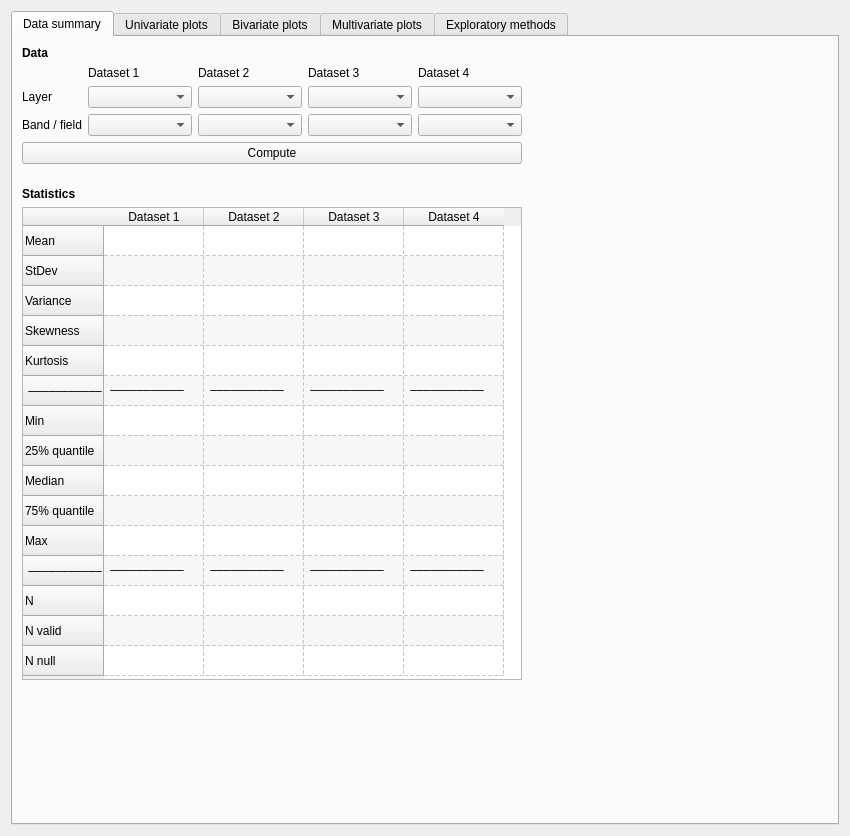
<?xml version="1.0" encoding="UTF-8"?>
<ui version="4.0">
 <class>Form</class>
 <widget class="QWidget" name="Form">
  <property name="geometry">
   <rect>
    <x>0</x>
    <y>0</y>
    <width>850</width>
    <height>836</height>
   </rect>
  </property>
  <property name="minimumSize">
   <size>
    <width>850</width>
    <height>0</height>
   </size>
  </property>
  <property name="windowTitle">
   <string>Form</string>
  </property>
  <layout class="QVBoxLayout" name="verticalLayout">
   <item>
    <widget class="QTabWidget" name="explore_tabs">
     <property name="currentIndex">
      <number>0</number>
     </property>
     <widget class="QWidget" name="data_summary_tab">
      <attribute name="title">
       <string>Data summary</string>
      </attribute>
      <layout class="QVBoxLayout" name="verticalLayout_3">
       <item>
        <layout class="QHBoxLayout" name="horizontalLayout_6">
         <item>
          <layout class="QVBoxLayout" name="verticalLayout_2">
           <item>
            <widget class="QLabel" name="label_65">
             <property name="font">
              <font>
               <weight>75</weight>
               <bold>true</bold>
              </font>
             </property>
             <property name="text">
              <string>Data</string>
             </property>
            </widget>
           </item>
           <item>
            <layout class="QFormLayout" name="formLayout">
             <item row="0" column="1">
              <layout class="QHBoxLayout" name="horizontalLayout_5">
               <item>
                <widget class="QLabel" name="label">
                 <property name="text">
                  <string>Dataset 1</string>
                 </property>
                </widget>
               </item>
               <item>
                <widget class="QLabel" name="label_2">
                 <property name="text">
                  <string>Dataset 2</string>
                 </property>
                </widget>
               </item>
               <item>
                <widget class="QLabel" name="label_3">
                 <property name="text">
                  <string>Dataset 3</string>
                 </property>
                </widget>
               </item>
               <item>
                <widget class="QLabel" name="label_4">
                 <property name="text">
                  <string>Dataset 4</string>
                 </property>
                </widget>
               </item>
              </layout>
             </item>
             <item row="1" column="0">
              <widget class="QLabel" name="label_66">
               <property name="minimumSize">
                <size>
                 <width>50</width>
                 <height>0</height>
                </size>
               </property>
               <property name="text">
                <string>Layer</string>
               </property>
              </widget>
             </item>
             <item row="1" column="1">
              <layout class="QHBoxLayout" name="horizontalLayout_2">
               <item>
                <widget class="QgsMapLayerComboBox" name="data_summary_layer_selection"/>
               </item>
               <item>
                <widget class="QgsMapLayerComboBox" name="data_summary_layer_selection_2"/>
               </item>
               <item>
                <widget class="QgsMapLayerComboBox" name="data_summary_layer_selection_3"/>
               </item>
               <item>
                <widget class="QgsMapLayerComboBox" name="data_summary_layer_selection_4"/>
               </item>
              </layout>
             </item>
             <item row="2" column="0">
              <widget class="QLabel" name="label_67">
               <property name="minimumSize">
                <size>
                 <width>50</width>
                 <height>0</height>
                </size>
               </property>
               <property name="text">
                <string>Band / field</string>
               </property>
              </widget>
             </item>
             <item row="2" column="1">
              <layout class="QHBoxLayout" name="horizontalLayout_3">
               <item>
                <widget class="QgsFieldComboBox" name="data_summary_field_selection">
                 <property name="sizePolicy">
                  <sizepolicy hsizetype="Preferred" vsizetype="Fixed">
                   <horstretch>0</horstretch>
                   <verstretch>0</verstretch>
                  </sizepolicy>
                 </property>
                 <property name="minimumSize">
                  <size>
                   <width>0</width>
                   <height>0</height>
                  </size>
                 </property>
                </widget>
               </item>
               <item>
                <widget class="QgsFieldComboBox" name="data_summary_field_selection_2">
                 <property name="sizePolicy">
                  <sizepolicy hsizetype="Preferred" vsizetype="Fixed">
                   <horstretch>0</horstretch>
                   <verstretch>0</verstretch>
                  </sizepolicy>
                 </property>
                 <property name="minimumSize">
                  <size>
                   <width>0</width>
                   <height>0</height>
                  </size>
                 </property>
                </widget>
               </item>
               <item>
                <widget class="QgsFieldComboBox" name="data_summary_field_selection_3">
                 <property name="sizePolicy">
                  <sizepolicy hsizetype="Preferred" vsizetype="Fixed">
                   <horstretch>0</horstretch>
                   <verstretch>0</verstretch>
                  </sizepolicy>
                 </property>
                 <property name="minimumSize">
                  <size>
                   <width>0</width>
                   <height>0</height>
                  </size>
                 </property>
                </widget>
               </item>
               <item>
                <widget class="QgsFieldComboBox" name="data_summary_field_selection_4">
                 <property name="sizePolicy">
                  <sizepolicy hsizetype="Preferred" vsizetype="Fixed">
                   <horstretch>0</horstretch>
                   <verstretch>0</verstretch>
                  </sizepolicy>
                 </property>
                 <property name="minimumSize">
                  <size>
                   <width>0</width>
                   <height>0</height>
                  </size>
                 </property>
                </widget>
               </item>
              </layout>
             </item>
            </layout>
           </item>
           <item>
            <widget class="QPushButton" name="compute_btn">
             <property name="minimumSize">
              <size>
               <width>500</width>
               <height>0</height>
              </size>
             </property>
             <property name="text">
              <string>Compute</string>
             </property>
            </widget>
           </item>
           <item>
            <spacer name="verticalSpacer_5">
             <property name="orientation">
              <enum>Qt::Vertical</enum>
             </property>
             <property name="sizeHint" stdset="0">
              <size>
               <width>20</width>
               <height>15</height>
              </size>
             </property>
            </spacer>
           </item>
          </layout>
         </item>
         <item>
          <spacer name="horizontalSpacer_2">
           <property name="orientation">
            <enum>Qt::Horizontal</enum>
           </property>
           <property name="sizeType">
            <enum>QSizePolicy::Expanding</enum>
           </property>
           <property name="sizeHint" stdset="0">
            <size>
             <width>290</width>
             <height>20</height>
            </size>
           </property>
          </spacer>
         </item>
        </layout>
       </item>
       <item>
        <widget class="QLabel" name="label_72">
         <property name="font">
          <font>
           <weight>75</weight>
           <bold>true</bold>
          </font>
         </property>
         <property name="text">
          <string>Statistics</string>
         </property>
        </widget>
       </item>
       <item>
        <widget class="QTableWidget" name="tableWidget">
         <property name="minimumSize">
          <size>
           <width>500</width>
           <height>473</height>
          </size>
         </property>
         <property name="maximumSize">
          <size>
           <width>500</width>
           <height>473</height>
          </size>
         </property>
         <property name="alternatingRowColors">
          <bool>true</bool>
         </property>
         <property name="showGrid">
          <bool>true</bool>
         </property>
         <property name="gridStyle">
          <enum>Qt::DashLine</enum>
         </property>
         <property name="cornerButtonEnabled">
          <bool>true</bool>
         </property>
         <row>
          <property name="text">
           <string>Mean</string>
          </property>
         </row>
         <row>
          <property name="text">
           <string>StDev</string>
          </property>
         </row>
         <row>
          <property name="text">
           <string>Variance</string>
          </property>
         </row>
         <row>
          <property name="text">
           <string>Skewness</string>
          </property>
         </row>
         <row>
          <property name="text">
           <string>Kurtosis</string>
          </property>
         </row>
         <row>
          <property name="text">
           <string> –––––––––––</string>
          </property>
         </row>
         <row>
          <property name="text">
           <string>Min</string>
          </property>
         </row>
         <row>
          <property name="text">
           <string>25% quantile</string>
          </property>
         </row>
         <row>
          <property name="text">
           <string>Median</string>
          </property>
         </row>
         <row>
          <property name="text">
           <string>75% quantile</string>
          </property>
         </row>
         <row>
          <property name="text">
           <string>Max</string>
          </property>
         </row>
         <row>
          <property name="text">
           <string> –––––––––––</string>
          </property>
         </row>
         <row>
          <property name="text">
           <string>N</string>
          </property>
         </row>
         <row>
          <property name="text">
           <string>N valid</string>
          </property>
         </row>
         <row>
          <property name="text">
           <string>N null</string>
          </property>
         </row>
         <column>
          <property name="text">
           <string>Dataset 1</string>
          </property>
         </column>
         <column>
          <property name="text">
           <string>Dataset 2</string>
          </property>
         </column>
         <column>
          <property name="text">
           <string>Dataset 3</string>
          </property>
         </column>
         <column>
          <property name="text">
           <string>Dataset 4</string>
          </property>
         </column>
         <item row="5" column="0">
          <property name="text">
           <string> –––––––––––</string>
          </property>
         </item>
         <item row="5" column="1">
          <property name="text">
           <string> –––––––––––</string>
          </property>
         </item>
         <item row="5" column="2">
          <property name="text">
           <string> –––––––––––</string>
          </property>
         </item>
         <item row="5" column="3">
          <property name="text">
           <string> –––––––––––</string>
          </property>
         </item>
         <item row="11" column="0">
          <property name="text">
           <string> –––––––––––</string>
          </property>
         </item>
         <item row="11" column="1">
          <property name="text">
           <string> –––––––––––</string>
          </property>
         </item>
         <item row="11" column="2">
          <property name="text">
           <string> –––––––––––</string>
          </property>
         </item>
         <item row="11" column="3">
          <property name="text">
           <string> –––––––––––</string>
          </property>
         </item>
        </widget>
       </item>
       <item>
        <spacer name="verticalSpacer_6">
         <property name="orientation">
          <enum>Qt::Vertical</enum>
         </property>
         <property name="sizeHint" stdset="0">
          <size>
           <width>20</width>
           <height>92</height>
          </size>
         </property>
        </spacer>
       </item>
      </layout>
     </widget>
     <widget class="QWidget" name="univariate_analysis_tab">
      <attribute name="title">
       <string>Univariate plots</string>
      </attribute>
      <layout class="QVBoxLayout" name="verticalLayout_30">
       <item>
        <widget class="QWidget" name="container" native="true">
         <layout class="QHBoxLayout" name="horizontalLayout_22">
          <item>
           <layout class="QVBoxLayout" name="verticalLayout_31">
            <item>
             <widget class="QLabel" name="label_98">
              <property name="sizePolicy">
               <sizepolicy hsizetype="Maximum" vsizetype="Preferred">
                <horstretch>0</horstretch>
                <verstretch>0</verstretch>
               </sizepolicy>
              </property>
              <property name="font">
               <font>
                <weight>75</weight>
                <bold>true</bold>
               </font>
              </property>
              <property name="text">
               <string>Select data</string>
              </property>
             </widget>
            </item>
            <item>
             <layout class="QFormLayout" name="formLayout_11">
              <item row="0" column="0">
               <widget class="QLabel" name="label_99">
                <property name="minimumSize">
                 <size>
                  <width>50</width>
                  <height>0</height>
                 </size>
                </property>
                <property name="text">
                 <string>Layer</string>
                </property>
               </widget>
              </item>
              <item row="0" column="1">
               <widget class="QgsMapLayerComboBox" name="layer_selection"/>
              </item>
              <item row="1" column="0">
               <widget class="QLabel" name="label_100">
                <property name="minimumSize">
                 <size>
                  <width>50</width>
                  <height>0</height>
                 </size>
                </property>
                <property name="text">
                 <string>Fields/bands</string>
                </property>
                <property name="wordWrap">
                 <bool>true</bool>
                </property>
               </widget>
              </item>
              <item row="1" column="1">
               <widget class="QListWidget" name="fields_selection">
                <property name="sizePolicy">
                 <sizepolicy hsizetype="Expanding" vsizetype="Expanding">
                  <horstretch>0</horstretch>
                  <verstretch>0</verstretch>
                 </sizepolicy>
                </property>
                <property name="selectionMode">
                 <enum>QAbstractItemView::MultiSelection</enum>
                </property>
               </widget>
              </item>
             </layout>
            </item>
            <item>
             <spacer name="verticalSpacer_2">
              <property name="orientation">
               <enum>Qt::Vertical</enum>
              </property>
              <property name="sizeType">
               <enum>QSizePolicy::Preferred</enum>
              </property>
              <property name="sizeHint" stdset="0">
               <size>
                <width>20</width>
                <height>20</height>
               </size>
              </property>
             </spacer>
            </item>
            <item>
             <widget class="QLabel" name="label_101">
              <property name="sizePolicy">
               <sizepolicy hsizetype="Maximum" vsizetype="Preferred">
                <horstretch>0</horstretch>
                <verstretch>0</verstretch>
               </sizepolicy>
              </property>
              <property name="minimumSize">
               <size>
                <width>50</width>
                <height>0</height>
               </size>
              </property>
              <property name="font">
               <font>
                <weight>75</weight>
                <bold>true</bold>
               </font>
              </property>
              <property name="text">
               <string>Plot customization</string>
              </property>
             </widget>
            </item>
            <item>
             <layout class="QFormLayout" name="plot_customization_form">
              <item row="0" column="0">
               <widget class="QLabel" name="label_102">
                <property name="minimumSize">
                 <size>
                  <width>50</width>
                  <height>0</height>
                 </size>
                </property>
                <property name="text">
                 <string>Plot type</string>
                </property>
               </widget>
              </item>
              <item row="0" column="1">
               <widget class="QComboBox" name="plot_type_selection">
                <property name="sizePolicy">
                 <sizepolicy hsizetype="Preferred" vsizetype="Fixed">
                  <horstretch>0</horstretch>
                  <verstretch>0</verstretch>
                 </sizepolicy>
                </property>
                <item>
                 <property name="text">
                  <string>Histogram</string>
                 </property>
                </item>
                <item>
                 <property name="text">
                  <string>KDE</string>
                 </property>
                </item>
                <item>
                 <property name="text">
                  <string>Histogram + KDE</string>
                 </property>
                </item>
                <item>
                 <property name="text">
                  <string>ECDF</string>
                 </property>
                </item>
               </widget>
              </item>
              <item row="1" column="0">
               <widget class="QLabel" name="label_103">
                <property name="text">
                 <string>Colors</string>
                </property>
               </widget>
              </item>
              <item row="1" column="1">
               <widget class="QPushButton" name="color_settings_btn">
                <property name="sizePolicy">
                 <sizepolicy hsizetype="Preferred" vsizetype="Fixed">
                  <horstretch>0</horstretch>
                  <verstretch>0</verstretch>
                 </sizepolicy>
                </property>
                <property name="text">
                 <string>Open color settings (WIP)</string>
                </property>
               </widget>
              </item>
              <item row="2" column="0">
               <widget class="QLabel" name="label_104">
                <property name="text">
                 <string>Opacity</string>
                </property>
               </widget>
              </item>
              <item row="2" column="1">
               <widget class="QgsOpacityWidget" name="opacity_selection">
                <property name="opacity">
                 <double>0.900000000000000</double>
                </property>
               </widget>
              </item>
              <item row="3" column="0">
               <widget class="QLabel" name="label_105">
                <property name="text">
                 <string>Log scale</string>
                </property>
               </widget>
              </item>
              <item row="3" column="1">
               <widget class="QComboBox" name="log_scale_selection">
                <item>
                 <property name="text">
                  <string>False</string>
                 </property>
                </item>
                <item>
                 <property name="text">
                  <string>True</string>
                 </property>
                </item>
               </widget>
              </item>
              <item row="4" column="0">
               <widget class="QLabel" name="label_106">
                <property name="text">
                 <string>Fill</string>
                </property>
               </widget>
              </item>
              <item row="4" column="1">
               <widget class="QComboBox" name="fill_selection">
                <item>
                 <property name="text">
                  <string>True</string>
                 </property>
                </item>
                <item>
                 <property name="text">
                  <string>False</string>
                 </property>
                </item>
               </widget>
              </item>
              <item row="5" column="0">
               <widget class="QLabel" name="label_107">
                <property name="text">
                 <string>Multiple</string>
                </property>
               </widget>
              </item>
              <item row="5" column="1">
               <widget class="QComboBox" name="multiple_selection">
                <item>
                 <property name="text">
                  <string>Stack</string>
                 </property>
                </item>
                <item>
                 <property name="text">
                  <string>Fill</string>
                 </property>
                </item>
                <item>
                 <property name="text">
                  <string>Layer</string>
                 </property>
                </item>
                <item>
                 <property name="text">
                  <string>Dodge (histograms)</string>
                 </property>
                </item>
               </widget>
              </item>
              <item row="6" column="0">
               <widget class="QLabel" name="label_108">
                <property name="text">
                 <string>Hist. stat</string>
                </property>
               </widget>
              </item>
              <item row="6" column="1">
               <widget class="QComboBox" name="hist_stat_selection">
                <item>
                 <property name="text">
                  <string>count</string>
                 </property>
                </item>
                <item>
                 <property name="text">
                  <string>frequency</string>
                 </property>
                </item>
                <item>
                 <property name="text">
                  <string>probability</string>
                 </property>
                </item>
                <item>
                 <property name="text">
                  <string>percent</string>
                 </property>
                </item>
                <item>
                 <property name="text">
                  <string>density</string>
                 </property>
                </item>
               </widget>
              </item>
              <item row="7" column="0">
               <widget class="QLabel" name="label_109">
                <property name="text">
                 <string>Element</string>
                </property>
               </widget>
              </item>
              <item row="7" column="1">
               <widget class="QComboBox" name="element_selection">
                <item>
                 <property name="text">
                  <string>bars</string>
                 </property>
                </item>
                <item>
                 <property name="text">
                  <string>step</string>
                 </property>
                </item>
                <item>
                 <property name="text">
                  <string>poly</string>
                 </property>
                </item>
               </widget>
              </item>
              <item row="8" column="0">
               <widget class="QLabel" name="label_110">
                <property name="text">
                 <string>Nr. of bins</string>
                </property>
               </widget>
              </item>
              <item row="8" column="1">
               <widget class="QSpinBox" name="nr_of_bins_selection">
                <property name="sizePolicy">
                 <sizepolicy hsizetype="Preferred" vsizetype="Fixed">
                  <horstretch>0</horstretch>
                  <verstretch>0</verstretch>
                 </sizepolicy>
                </property>
                <property name="suffix">
                 <string> (0 = auto)</string>
                </property>
                <property name="prefix">
                 <string/>
                </property>
               </widget>
              </item>
              <item row="9" column="0">
               <widget class="QLabel" name="label_111">
                <property name="text">
                 <string>bw adjust</string>
                </property>
               </widget>
              </item>
              <item row="9" column="1">
               <widget class="QDoubleSpinBox" name="bw_adjust_selection">
                <property name="sizePolicy">
                 <sizepolicy hsizetype="Preferred" vsizetype="Fixed">
                  <horstretch>0</horstretch>
                  <verstretch>0</verstretch>
                 </sizepolicy>
                </property>
                <property name="singleStep">
                 <double>0.200000000000000</double>
                </property>
                <property name="value">
                 <double>1.000000000000000</double>
                </property>
               </widget>
              </item>
              <item row="10" column="0">
               <widget class="QLabel" name="label_112">
                <property name="text">
                 <string>ECDF stat</string>
                </property>
               </widget>
              </item>
              <item row="10" column="1">
               <widget class="QComboBox" name="ecdf_stat_selection">
                <item>
                 <property name="text">
                  <string>proportion</string>
                 </property>
                </item>
                <item>
                 <property name="text">
                  <string>count</string>
                 </property>
                </item>
               </widget>
              </item>
             </layout>
            </item>
            <item>
             <spacer name="verticalSpacer_3">
              <property name="orientation">
               <enum>Qt::Vertical</enum>
              </property>
              <property name="sizeHint" stdset="0">
               <size>
                <width>20</width>
                <height>40</height>
               </size>
              </property>
             </spacer>
            </item>
            <item>
             <layout class="QHBoxLayout" name="horizontalLayout_24">
              <item>
               <widget class="QPushButton" name="reset_btn">
                <property name="sizePolicy">
                 <sizepolicy hsizetype="Maximum" vsizetype="Fixed">
                  <horstretch>0</horstretch>
                  <verstretch>0</verstretch>
                 </sizepolicy>
                </property>
                <property name="text">
                 <string>Reset</string>
                </property>
               </widget>
              </item>
              <item>
               <widget class="QPushButton" name="clear_btn">
                <property name="sizePolicy">
                 <sizepolicy hsizetype="Maximum" vsizetype="Fixed">
                  <horstretch>0</horstretch>
                  <verstretch>0</verstretch>
                 </sizepolicy>
                </property>
                <property name="text">
                 <string>Clear</string>
                </property>
               </widget>
              </item>
              <item>
               <widget class="QPushButton" name="plot_btn">
                <property name="sizePolicy">
                 <sizepolicy hsizetype="Maximum" vsizetype="Fixed">
                  <horstretch>0</horstretch>
                  <verstretch>0</verstretch>
                 </sizepolicy>
                </property>
                <property name="text">
                 <string>Plot</string>
                </property>
               </widget>
              </item>
             </layout>
            </item>
           </layout>
          </item>
          <item>
           <widget class="QFrame" name="univariate_plot_container">
            <property name="sizePolicy">
             <sizepolicy hsizetype="Expanding" vsizetype="Expanding">
              <horstretch>0</horstretch>
              <verstretch>0</verstretch>
             </sizepolicy>
            </property>
            <property name="minimumSize">
             <size>
              <width>500</width>
              <height>0</height>
             </size>
            </property>
           </widget>
          </item>
         </layout>
        </widget>
       </item>
      </layout>
     </widget>
     <widget class="QWidget" name="bivariate_analysis_tab">
      <attribute name="title">
       <string>Bivariate plots</string>
      </attribute>
      <layout class="QHBoxLayout" name="horizontalLayout_25">
       <item>
        <widget class="QWidget" name="container_bivariate" native="true">
         <property name="sizePolicy">
          <sizepolicy hsizetype="Expanding" vsizetype="Preferred">
           <horstretch>0</horstretch>
           <verstretch>0</verstretch>
          </sizepolicy>
         </property>
         <layout class="QHBoxLayout" name="horizontalLayout">
          <item>
           <layout class="QVBoxLayout" name="verticalLayout_32">
            <item>
             <widget class="QLabel" name="label_113">
              <property name="sizePolicy">
               <sizepolicy hsizetype="Maximum" vsizetype="Preferred">
                <horstretch>0</horstretch>
                <verstretch>0</verstretch>
               </sizepolicy>
              </property>
              <property name="font">
               <font>
                <weight>75</weight>
                <bold>true</bold>
               </font>
              </property>
              <property name="text">
               <string>Select data</string>
              </property>
             </widget>
            </item>
            <item>
             <layout class="QFormLayout" name="formLayout_12">
              <item row="0" column="0">
               <widget class="QLabel" name="label_114">
                <property name="minimumSize">
                 <size>
                  <width>50</width>
                  <height>0</height>
                 </size>
                </property>
                <property name="text">
                 <string>Layer</string>
                </property>
               </widget>
              </item>
              <item row="0" column="1">
               <widget class="QgsMapLayerComboBox" name="layer_selection_bivariate"/>
              </item>
              <item row="1" column="0">
               <widget class="QLabel" name="xLabel_2">
                <property name="text">
                 <string>X</string>
                </property>
               </widget>
              </item>
              <item row="1" column="1">
               <widget class="QgsFieldComboBox" name="x_selection_bivariate"/>
              </item>
              <item row="2" column="0">
               <widget class="QLabel" name="yLabel_2">
                <property name="text">
                 <string>Y</string>
                </property>
               </widget>
              </item>
              <item row="2" column="1">
               <widget class="QgsFieldComboBox" name="y_selection_bivariate"/>
              </item>
             </layout>
            </item>
            <item>
             <spacer name="verticalSpacer">
              <property name="orientation">
               <enum>Qt::Vertical</enum>
              </property>
              <property name="sizeType">
               <enum>QSizePolicy::Preferred</enum>
              </property>
              <property name="sizeHint" stdset="0">
               <size>
                <width>20</width>
                <height>20</height>
               </size>
              </property>
             </spacer>
            </item>
            <item>
             <widget class="QLabel" name="label_115">
              <property name="sizePolicy">
               <sizepolicy hsizetype="Maximum" vsizetype="Preferred">
                <horstretch>0</horstretch>
                <verstretch>0</verstretch>
               </sizepolicy>
              </property>
              <property name="minimumSize">
               <size>
                <width>50</width>
                <height>0</height>
               </size>
              </property>
              <property name="font">
               <font>
                <weight>75</weight>
                <bold>true</bold>
               </font>
              </property>
              <property name="text">
               <string>Plot customization</string>
              </property>
             </widget>
            </item>
            <item>
             <layout class="QFormLayout" name="plot_customization_form_bivariate">
              <item row="0" column="0">
               <widget class="QLabel" name="label_116">
                <property name="minimumSize">
                 <size>
                  <width>50</width>
                  <height>0</height>
                 </size>
                </property>
                <property name="text">
                 <string>Plot type</string>
                </property>
               </widget>
              </item>
              <item row="0" column="1">
               <widget class="QComboBox" name="plot_type_selection_bivariate">
                <property name="sizePolicy">
                 <sizepolicy hsizetype="Preferred" vsizetype="Fixed">
                  <horstretch>0</horstretch>
                  <verstretch>0</verstretch>
                 </sizepolicy>
                </property>
                <item>
                 <property name="text">
                  <string>Scatterplot</string>
                 </property>
                </item>
                <item>
                 <property name="text">
                  <string>Lineplot</string>
                 </property>
                </item>
               </widget>
              </item>
              <item row="1" column="0">
               <widget class="QLabel" name="hueLabel_2">
                <property name="text">
                 <string>Hue</string>
                </property>
               </widget>
              </item>
              <item row="1" column="1">
               <widget class="QgsFieldComboBox" name="hue_bivariate"/>
              </item>
              <item row="2" column="0">
               <widget class="QCheckBox" name="size_checkbox_bivariate">
                <property name="text">
                 <string>Size</string>
                </property>
               </widget>
              </item>
              <item row="2" column="1">
               <widget class="QgsFieldComboBox" name="size_bivariate">
                <property name="enabled">
                 <bool>false</bool>
                </property>
               </widget>
              </item>
              <item row="3" column="0">
               <widget class="QCheckBox" name="style_checkbox_bivariate">
                <property name="text">
                 <string>Style</string>
                </property>
               </widget>
              </item>
              <item row="3" column="1">
               <widget class="QgsFieldComboBox" name="style_bivariate">
                <property name="enabled">
                 <bool>false</bool>
                </property>
               </widget>
              </item>
              <item row="4" column="0">
               <widget class="QLabel" name="label_117">
                <property name="text">
                 <string>Palette</string>
                </property>
               </widget>
              </item>
              <item row="4" column="1">
               <widget class="QPushButton" name="color_settings_btn_bivariate">
                <property name="sizePolicy">
                 <sizepolicy hsizetype="Preferred" vsizetype="Fixed">
                  <horstretch>0</horstretch>
                  <verstretch>0</verstretch>
                 </sizepolicy>
                </property>
                <property name="text">
                 <string>Open color settings (WIP)</string>
                </property>
               </widget>
              </item>
              <item row="5" column="0">
               <widget class="QLabel" name="label_118">
                <property name="text">
                 <string>Opacity</string>
                </property>
               </widget>
              </item>
              <item row="5" column="1">
               <widget class="QgsOpacityWidget" name="opacity_selection_bivariate">
                <property name="opacity">
                 <double>0.900000000000000</double>
                </property>
               </widget>
              </item>
              <item row="6" column="0">
               <widget class="QLabel" name="legendLabel_2">
                <property name="text">
                 <string>Legend</string>
                </property>
               </widget>
              </item>
              <item row="6" column="1">
               <widget class="QComboBox" name="legend_bivariate">
                <item>
                 <property name="text">
                  <string>auto</string>
                 </property>
                </item>
                <item>
                 <property name="text">
                  <string>brief</string>
                 </property>
                </item>
                <item>
                 <property name="text">
                  <string>full</string>
                 </property>
                </item>
                <item>
                 <property name="text">
                  <string>False</string>
                 </property>
                </item>
               </widget>
              </item>
             </layout>
            </item>
            <item>
             <spacer name="verticalSpacer_4">
              <property name="orientation">
               <enum>Qt::Vertical</enum>
              </property>
              <property name="sizeHint" stdset="0">
               <size>
                <width>20</width>
                <height>40</height>
               </size>
              </property>
             </spacer>
            </item>
            <item>
             <layout class="QHBoxLayout" name="horizontalLayout_27">
              <item>
               <widget class="QPushButton" name="reset_btn_bivariate">
                <property name="sizePolicy">
                 <sizepolicy hsizetype="Maximum" vsizetype="Fixed">
                  <horstretch>0</horstretch>
                  <verstretch>0</verstretch>
                 </sizepolicy>
                </property>
                <property name="text">
                 <string>Reset</string>
                </property>
               </widget>
              </item>
              <item>
               <widget class="QPushButton" name="clear_btn_bivariate">
                <property name="sizePolicy">
                 <sizepolicy hsizetype="Maximum" vsizetype="Fixed">
                  <horstretch>0</horstretch>
                  <verstretch>0</verstretch>
                 </sizepolicy>
                </property>
                <property name="text">
                 <string>Clear</string>
                </property>
               </widget>
              </item>
              <item>
               <widget class="QPushButton" name="plot_btn_bivariate">
                <property name="sizePolicy">
                 <sizepolicy hsizetype="Maximum" vsizetype="Fixed">
                  <horstretch>0</horstretch>
                  <verstretch>0</verstretch>
                 </sizepolicy>
                </property>
                <property name="text">
                 <string>Plot</string>
                </property>
               </widget>
              </item>
             </layout>
            </item>
           </layout>
          </item>
          <item>
           <widget class="QFrame" name="bivariate_plot_container">
            <property name="sizePolicy">
             <sizepolicy hsizetype="Expanding" vsizetype="Expanding">
              <horstretch>0</horstretch>
              <verstretch>0</verstretch>
             </sizepolicy>
            </property>
            <property name="minimumSize">
             <size>
              <width>500</width>
              <height>0</height>
             </size>
            </property>
           </widget>
          </item>
         </layout>
        </widget>
       </item>
      </layout>
     </widget>
     <widget class="QWidget" name="multivariate_analysis_tab_2">
      <attribute name="title">
       <string>Multivariate plots</string>
      </attribute>
      <widget class="QLabel" name="label_9">
       <property name="geometry">
        <rect>
         <x>80</x>
         <y>60</y>
         <width>67</width>
         <height>17</height>
        </rect>
       </property>
       <property name="text">
        <string>Pairplot</string>
       </property>
      </widget>
      <widget class="QLabel" name="label_10">
       <property name="geometry">
        <rect>
         <x>80</x>
         <y>90</y>
         <width>141</width>
         <height>17</height>
        </rect>
       </property>
       <property name="text">
        <string>Parallel coordinates</string>
       </property>
      </widget>
      <widget class="QLabel" name="label_11">
       <property name="geometry">
        <rect>
         <x>80</x>
         <y>120</y>
         <width>141</width>
         <height>17</height>
        </rect>
       </property>
       <property name="text">
        <string>3D scatter</string>
       </property>
      </widget>
     </widget>
     <widget class="QWidget" name="geospatial_analysis_tab_2">
      <attribute name="title">
       <string>Exploratory methods</string>
      </attribute>
      <widget class="QLabel" name="label_150">
       <property name="geometry">
        <rect>
         <x>62</x>
         <y>130</y>
         <width>71</width>
         <height>17</height>
        </rect>
       </property>
       <property name="text">
        <string>- SOM</string>
       </property>
      </widget>
      <widget class="QLabel" name="label_151">
       <property name="geometry">
        <rect>
         <x>61</x>
         <y>157</y>
         <width>141</width>
         <height>17</height>
        </rect>
       </property>
       <property name="text">
        <string>- K means clustering</string>
       </property>
      </widget>
      <widget class="QLabel" name="label_152">
       <property name="geometry">
        <rect>
         <x>61</x>
         <y>187</y>
         <width>71</width>
         <height>17</height>
        </rect>
       </property>
       <property name="text">
        <string>- DBSCAN</string>
       </property>
      </widget>
      <widget class="QLabel" name="label_125">
       <property name="geometry">
        <rect>
         <x>61</x>
         <y>34</y>
         <width>38</width>
         <height>17</height>
        </rect>
       </property>
       <property name="text">
        <string>- LISA</string>
       </property>
      </widget>
      <widget class="QLabel" name="label_126">
       <property name="geometry">
        <rect>
         <x>61</x>
         <y>57</y>
         <width>121</width>
         <height>17</height>
        </rect>
       </property>
       <property name="text">
        <string>- Hotspot analysis</string>
       </property>
      </widget>
      <widget class="QLabel" name="label_127">
       <property name="geometry">
        <rect>
         <x>61</x>
         <y>80</y>
         <width>164</width>
         <height>17</height>
        </rect>
       </property>
       <property name="text">
        <string>- Spatial autocorrelation</string>
       </property>
      </widget>
      <widget class="QLabel" name="label_128">
       <property name="geometry">
        <rect>
         <x>61</x>
         <y>103</y>
         <width>71</width>
         <height>17</height>
        </rect>
       </property>
       <property name="text">
        <string>-  PCA</string>
       </property>
      </widget>
     </widget>
    </widget>
   </item>
  </layout>
 </widget>
 <customwidgets>
  <customwidget>
   <class>QgsFieldComboBox</class>
   <extends>QComboBox</extends>
   <header>qgsfieldcombobox.h</header>
  </customwidget>
  <customwidget>
   <class>QgsMapLayerComboBox</class>
   <extends>QComboBox</extends>
   <header>qgsmaplayercombobox.h</header>
  </customwidget>
  <customwidget>
   <class>QgsOpacityWidget</class>
   <extends>QWidget</extends>
   <header>qgsopacitywidget.h</header>
  </customwidget>
 </customwidgets>
 <resources/>
 <connections/>
</ui>
